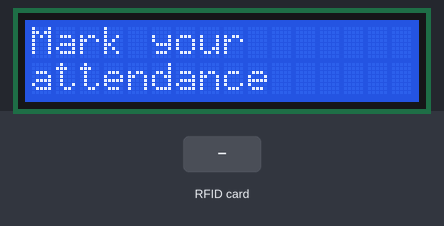
A sketch run on a simulated Arduino Uno, built with avr-gcc and run on an emulated ATmega328P. On the bench: 16×2 character LCD. Inputs (shaded band) come from the test bench. What the sketch prints to the serial monitor is not drawn.

Above: at 1.3 s.
1.4 s: RFID card 03 DA F4 20 held to the reader
At 2.3 s:
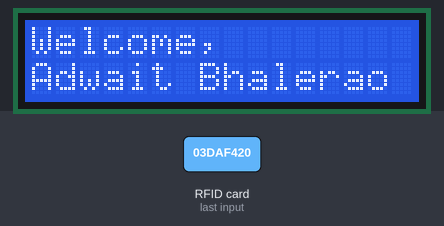
2.9 s: RFID card 04 2F 07 22 held to the reader
At 5.4 s:
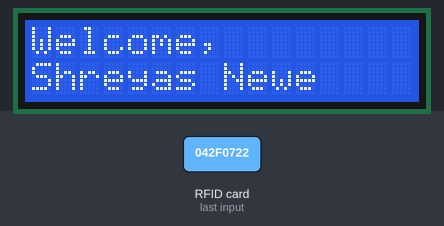
5.9 s: RFID card 5E 7A 19 C4 held to the reader
At 8.0 s:
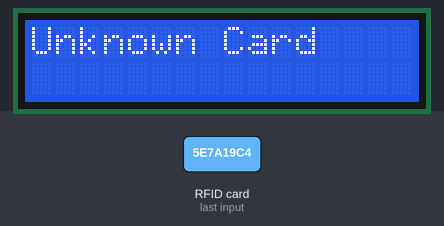
8.9 s: RFID card 03 DA F4 20 held to the reader
At 10.4 s:
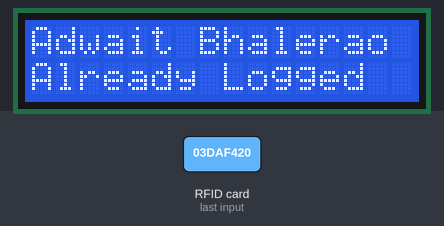
11.1 s: RFID card 04 2F 07 22 held to the reader
At 13.5 s:
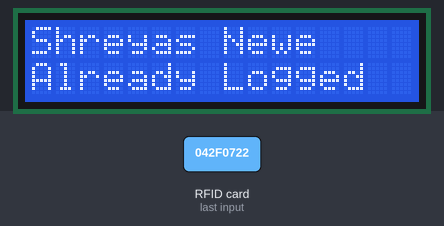
Timing chart, 0 to 15.0 s (numbered marks = the images above; inputs shaded):
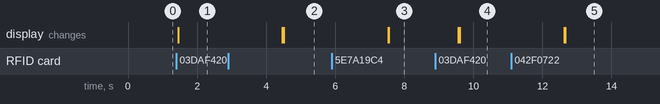

Measured:
- after the input at 1.4 s, the display: changes after 0.05 s (image 1)
- after the input at 2.9 s, the display: first differs from a run without the input after 1.6 s (image 2)
- after the input at 5.9 s, the display: first differs from a run without the input after 1.6 s (image 3)
- after the input at 8.9 s, the display: first differs from a run without the input after 0.70 s (image 4)
- after the input at 11.1 s, the display: first differs from a run without the input after 1.6 s (image 5)

The sketch:

RFID_Excel.ino
```cpp
#include <SPI.h>
#include <MFRC522.h>
#include <Wire.h>
#include <LiquidCrystal_I2C.h>

#define SS_PIN 10
#define RST_PIN 9

MFRC522 mfrc522(SS_PIN, RST_PIN);
LiquidCrystal_I2C lcd(0x27, 16, 2); // Change 0x27 if needed

byte card_ID[4];
byte Name1[4] = {0x03, 0xDA, 0xF4, 0x20};     // Adwait Bhalerao's card UID
byte Name2[4] = {0x04, 0x2F, 0x07, 0x22};     // Shreyas Newe's card UID

int NumbCard[2] = {0, 0};
int j = 0;

String Name;
long Number;
int n = 0;

// Declare the function before setup()
bool checkID(byte a[], byte b[]) {
  for (byte i = 0; i < 4; i++) {
    if (a[i] != b[i]) return false;
  }
  return true;
}

void setup() {
  Serial.begin(9600);
  SPI.begin();
  mfrc522.PCD_Init();

  lcd.init();
  lcd.backlight();

  lcd.setCursor(0, 0);
  lcd.print("Mark your");
  lcd.setCursor(0, 1);
  lcd.print("attendance");

  Serial.println("CLEARSHEET");
  Serial.println("LABEL,Date,Time,Name,Number");
}

void loop() {
  if (!mfrc522.PICC_IsNewCardPresent()) return;
  if (!mfrc522.PICC_ReadCardSerial()) return;

  for (byte i = 0; i < 4; i++) {
    card_ID[i] = mfrc522.uid.uidByte[i];
  }

  if (checkID(card_ID, Name1)) {
    Name = "Adwait Bhalerao";
    Number = 1262241696;
    j = 0;
  } else if (checkID(card_ID, Name2)) {
    Name = "Shreyas Newe";
    Number = 1262241387;
    j = 1;
  } else {
    lcd.clear();
    lcd.setCursor(0, 0);
    lcd.print("Unknown Card");
    delay(2000);
    lcd.clear();
    lcd.setCursor(0, 0);
    lcd.print("Mark your");
    lcd.setCursor(0, 1);
    lcd.print("attendance");
    return;
  }

  if (NumbCard[j] == 1) {
    lcd.clear();
    lcd.setCursor(0, 0);
    lcd.print(Name.substring(0, 16));
    lcd.setCursor(0, 1);
    lcd.print("Already Logged");
  } else {
    NumbCard[j] = 1;
    n++;
    lcd.clear();
    lcd.setCursor(0, 0);
    lcd.print("Welcome,");
    lcd.setCursor(0, 1);
    lcd.print(Name.substring(0, 16)); // Trim name to fit LCD
    Serial.print("DATA,DATE,TIME," + Name + ",");
    Serial.println(Number);
    Serial.println("SAVEWORKBOOKAS,Names/WorkNames");
  }

  delay(3000);
  lcd.clear();
  lcd.setCursor(0, 0);
  lcd.print("Mark your");
  lcd.setCursor(0, 1);
  lcd.print("attendance");
}
```
